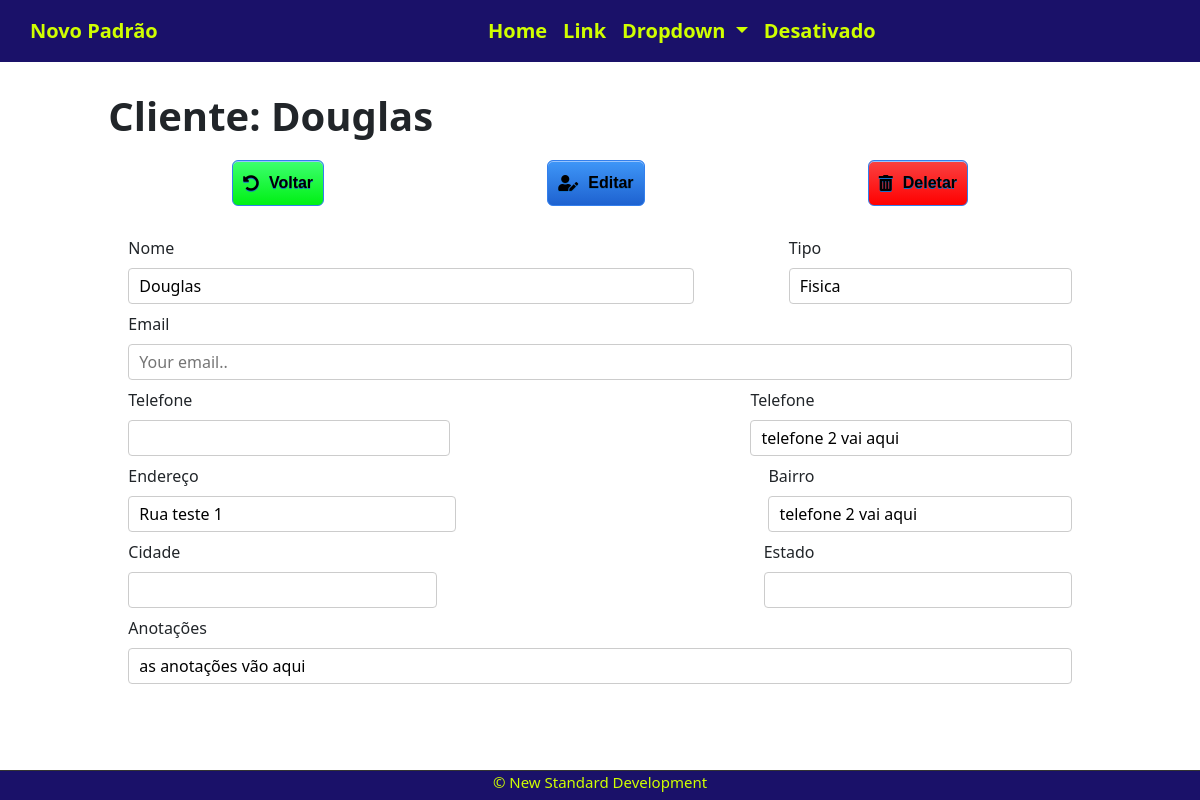
/clients/client/3, run on an earlier commit of the app's database.
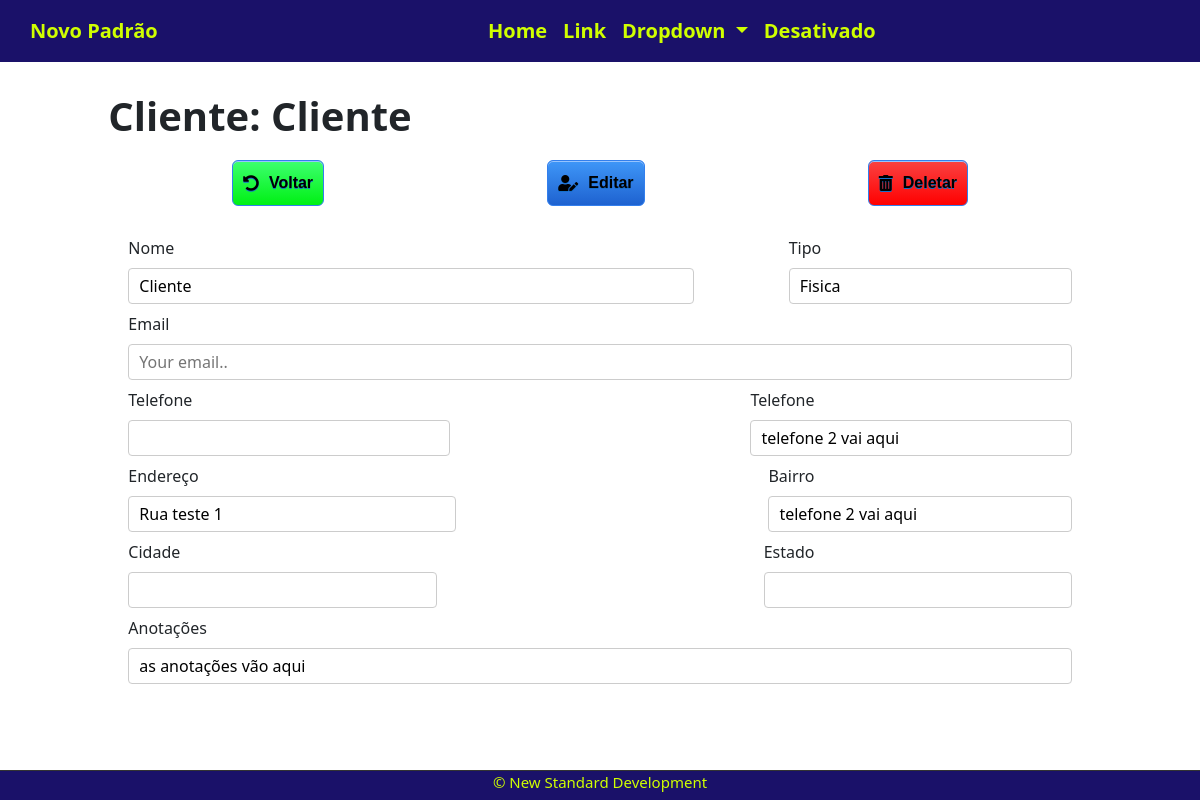
And on a later commit of the database.
### company/models.py (models this page shows, shortened)
class Clients(models.Model):
    TIPOS = ("1","Pessoa Fisica"),("2","Pessoa Juridica")
    nome = models.CharField(max_length=255, )
    endereco = models.CharField(max_length=255)
    tipo = models.CharField(
        max_length=10,
        choices=TIPOS,
        null=True,
        blank=True
        )
    telefone1 = models.CharField(max_length=255)
    telefone2 = models.CharField(max_length=255,null=True, blank=True)
    bairro = models.CharField(max_length=255,null=True, blank=True)
    cidade = models.CharField(max_length=255,null=True, blank=True)
    estado = models.CharField(max_length=255,null=True, blank=True)
    email = models.CharField(max_length=255,null=True, blank=True)
    create_at = models.DateTimeField(auto_now_add=True)
    update_at = models.DateTimeField(auto_now=True)

### company/views.py (the view)
# urls.py: path("clients/client/<int:id>", views.clientView, name="client-view"),
def  clientView(request, id):
    client = Clients.objects.get(pk=id)
    if client.tipo == "1":
        client.tipo = "Fisica"
    elif client.tipo == "2":
        client.tipo = "Juridica"
    print(client.tipo)
    return render(request, 'company/client.html', {'client': client})

### company/templates/company/client.html (shortened to what this page needs)
{% extends 'base.html' %}
{% block content %}
<div class="flex-container offset-1 col-10 client-view">
    <h1>Cliente: {{ client.nome }} {{ client.sobrenome }} </h1>
    <div class=" container dashboard-box-client">
        <div>
            <a href="#" class="myButton-client" id="back-client">
                <i class=" fas fas fa-undo-alt "></i>
                Voltar
            </a>
        </div>
        <div>
            <a href="#" class="myButton-client" id="edit-client">
                <i class=" fas fas fa-user-edit "></i>
                Editar</a>
        </div>
        <div>
            <a href="#" class="myButton-client" id="delete-client">
                <i class=" fas fa-trash-alt "></i>
                Deletar</a>
        </div>
    </div>
    <div>
        <form action="/action_page.php" class="container">
            <div class="container-item1">
                <div id="div-name">
                    <label for="fname">Nome</label>
                    <input type="text" id="fname" name="firstname" value="{{client.nome}}">
                </div>
                <div id="div-type">
                    <label for="type">Tipo</label>
                    <input type="text" id="type" name="type" value="{{client.tipo}}">
                </div>
            </div>
            <label for="email">Email</label>
            <input type="text" id="email" name="lastname" placeholder="Your email..">
            <div class="container-item1">
                <div class="div-pattern">
                    <label for="telefone1">Telefone</label>
                    <input type="text" id="telefone1" name="telefone1" value="{{client.telefone}}">
                </div>
                <div class="div-pattern">
                    <label for="telefone2">Telefone</label>
                    <input type="text" id="telefone2" name="telefone2" value="telefone 2 vai aqui">
                </div>
            </div>
            <div class="container-item1">
                <div class="div-pattern">
                    <label for="address">Endereço</label>
                    <input type="text" id="address" name="address" value="{{client.endereco}}">
                </div>
                <div class="div-pattern">
                    <label for="bairro">Bairro</label>
                    <input type="text" id="bairro" name="bairro" value="telefone 2 vai aqui">
                </div>
            </div>
            <div class="container-item1">
                <div class="div-pattern">
                    <label for="city">Cidade</label>
                    <input type="text" id="city" name="city" value="{{client.telefone}}">
                </div>
                <div class="div-pattern">
                    <label for="estado">Estado</label>
                    <input type="text" id="estado" name="estado" value="">
                </div>
            </div>
            <label for="annotation">Anotações</label>
            <input type="text" id="annotation" name="annotation" value="as anotações vão aqui">
        </form>
    </div>
    {% endblock %}

What changed in the data, as far as the page shows it:
changed Clients "Fisica": nome "Douglas" → "Cliente"; firstname "Douglas" → "Cliente"
